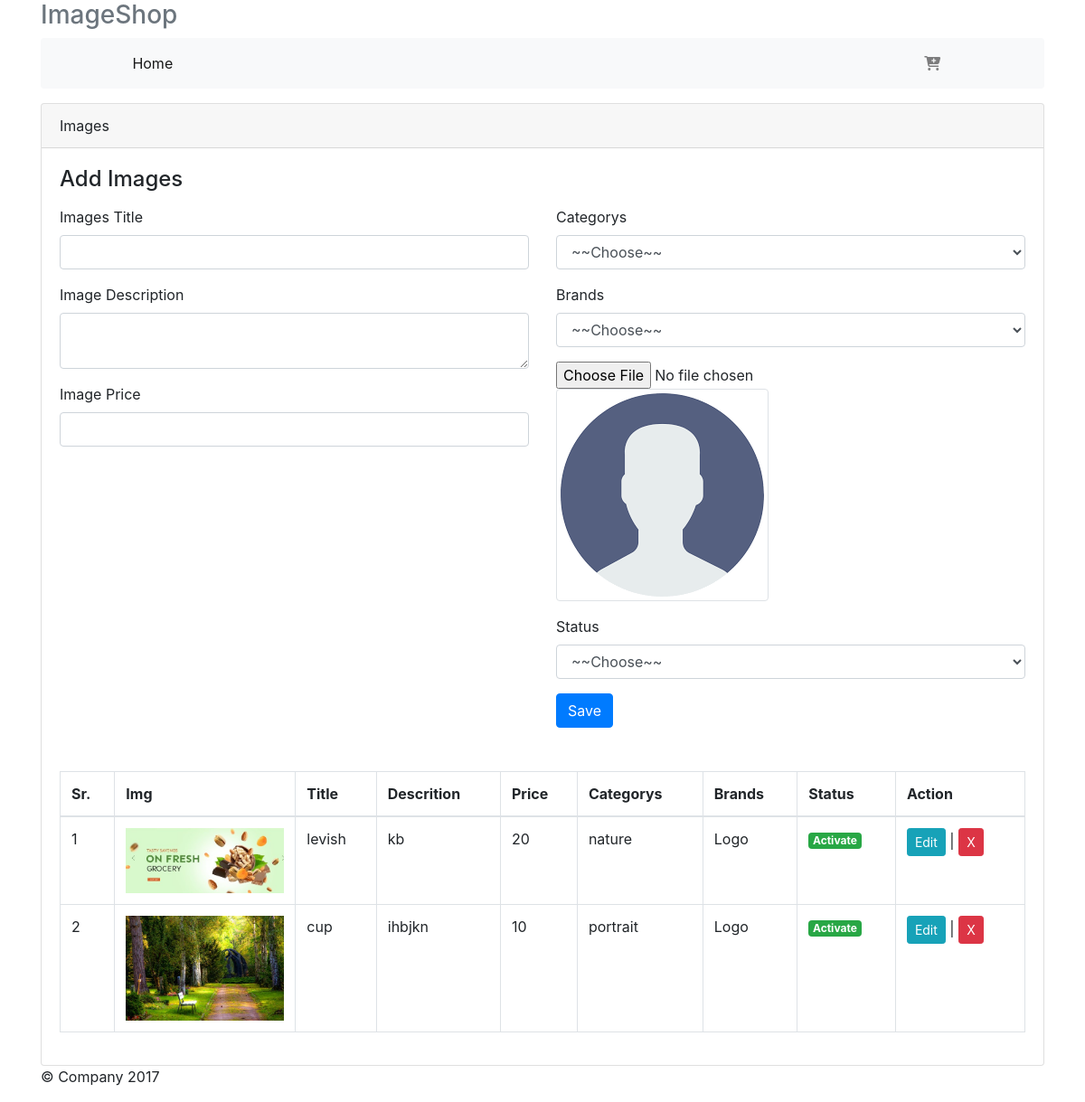
The page /index.php?nav=add_images&contr_id=3 on the database its author committed.
### tables this page shows
CREATE TABLE `images` (
  `img_id` int(11) NOT NULL,
  `img_title` varchar(255) NOT NULL,
  `img_description` varchar(255) NOT NULL,
  `img_price` varchar(255) NOT NULL,
  `cate_id` varchar(255) NOT NULL,
  `brand_id` varchar(255) NOT NULL,
  `img_sts` varchar(255) NOT NULL,
  `img_file` text NOT NULL,
  `admin_id` varchar(255) NOT NULL,
  `contr_id` varchar(255) NOT NULL,
  `img_timestamp` timestamp NOT NULL DEFAULT current_timestamp()
);

CREATE TABLE `categories` (
  `cate_id` int(11) NOT NULL,
  `cate_name` varchar(255) NOT NULL,
  `cate_sts` varchar(255) NOT NULL,
  `cate_timestamp` timestamp NOT NULL DEFAULT current_timestamp()
);

CREATE TABLE `brands` (
  `brand_id` int(11) NOT NULL,
  `brand_name` varchar(255) NOT NULL,
  `brand_sts` varchar(255) NOT NULL,
  `brand_timestamp` timestamp NOT NULL DEFAULT current_timestamp()
);

### admin/pages/add_images.php (the view, shortened to what this page needs)
<div class="card">
	<div class="card-header">Images</div>
	<div class="card-body">
		<h4 class="card-title">Add Images</h4>
		<p class="card-text">
			<div class="row">
				<div class="col-sm-6">
					<form action="" method="POST" id="formData">
						<div class="form-group">
							<label for="">Images Title</label>
							<input type="text" class="form-control img_title" name="img_title" required="" id="img_title">
						   </div>
						<div class="form-group">
							<label for="">Image Description</label>
							<textarea name="img_description" id="img_description" cols="7" rows="2" class="form-control img_description"></textarea>
						</div>
						<div class="form-group">
							<label for="">Image Price</label>
							<input type="number" class="form-control img_price" name="img_price" required="" id="img_price">
						</div>
				</div>
				<div class="col-sm-6">
					<div class="form-group">
							<label for="">Categorys</label>
							<select name="cate_id" id="cate_id" class="form-control cate_id">
								<option value="">~~Choose~~</option>
							</select>
						</div>
						<div class="form-group">
							<label for="">Brands</label>
							<select name="brand_id" id="brand_id" class="form-control brand_id">
								<option value="">~~Choose~~</option>
							</select>
						</div>
						<div class="form-group">
						  <input type='file' name="img_file" id="uploadPic" onchange="readURL(this);">
                          <img id="blah" class="img-thumbnail" src="uploads/default.png" alt="Invalid Image Type Click To Change">
				     	</div>
					<div class="form-group">
						<label for="">Status</label>
						<select name="img_sts" id="img_sts" class="form-control img_sts">
							<option value="">~~Choose~~</option>
						</select>
					</div>
					<button type="submit" id="saveData" name="image_data" class="btn btn-primary">Save</button>
				</div>
				</div>
					<br><br>
					<div id="Reload">
					<table class="table table-bordered">
						<thead>
							<tr>
								<th>Sr.</th>
								<th style="width: 200px">Img</th>
								<th>Title</th>
								<th>Descrition</th>
								<th>Price</th>
								<th>Categorys</th>
								<th>Brands</th>
								<th>Status</th>
								<th>Action</th>
							</tr>
						</thead>
						<tbody>
							<?php
								$x = 1;
								@$id = $_GET['contr_id'];
								if ($id == "") {
									$q = get($dbc,"images");
								}else{
									$q = get($dbc,"images WHERE contr_id = $id");
								}
								while ($r = mysqli_fetch_assoc($q)):?>
							<tr>
								<td><?=$x?></td>
								<?php
									if ($r['contr_id'] == "") {
										$src = 'uploads/';
									}else{
										$src = '../contributor/uploads/';
									}
								?>
								<td><img style="width: 100%" src="<?=$src?>/<?=$r['img_file']?>" alt=""></td>
								<td><?=$r['img_title']?></td>
								<td><?=$r['img_description']?></td>
								<td><?=$r['img_price']?></td>
								<td><?=fetchRecord($dbc,"categories","cate_id",$r['cate_id'])['cate_name'];?></td>
								<td><?=fetchRecord($dbc,"brands","brand_id",$r['brand_id'])['brand_name'];?></td>
								<td><?=isActive($r['img_sts'])?></td>
								<td><button class="btn btn-info btn-sm update" id="<?=$r['img_id']?>">Edit</button> |
								<button class="show-example-btn btn btn-danger delete btn-sm" onclick="DeleteData(<?=$r['img_id']?>)">X</button></td>
						      </tr>
					 <?php $x++; endwhile;?>
				</tbody>
			</table>
		   </div>
		</p>
	</div>
</div>

### connect/db.php (shortened to what this page needs)
<?php function isActive($data){
  return ($data==1)?'<span class="badge badge-success">Activate</span>':'<span class="badge badge-danger">Deactivated</span>';
} ?>
<?php
function get($dbc,$table){
return mysqli_query($dbc,"SELECT * FROM $table");
}
?>
<?php
function fetchRecord($dbc,$table,$fld,$data){
return  mysqli_fetch_assoc(mysqli_query($dbc,"SELECT * FROM $table WHERE $fld='$data'"));
} ?>

### rows shown on the page
images: img_file (picture), img_title "levish", img_description "kb", img_price "20", cate.cate_name "nature", brand.brand_name "Logo", img_sts "Activate"
images: img_file (picture), img_title "cup", img_description "ihbjkn", img_price "10", cate.cate_name "portrait", brand.brand_name "Logo", img_sts "Activate"
